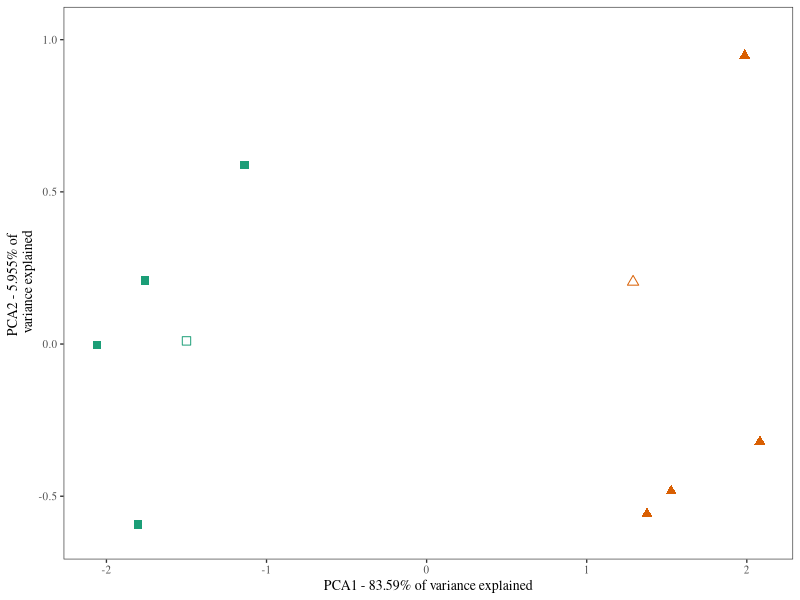

Source code (R):
# LIBRARY IMPORTS
library(ggplot2)
library(Hmisc)
library(plyr)

# DATA HANDLING
cat <- read.csv("../results/CategoryStructure.csv", head=TRUE)
cat$category <- factor(cat$category)
cat$cat_phase <- factor(paste(cat$phase,cat$category))

# COMPUTE PCA
cat.pca <- prcomp(cat[,3:12], retx=T)
# Replace previous values with PCA values
cat[,3:12] <- cat.pca$x

# PLOT
cat.plot <- ggplot(data=cat, aes(x=dim0, y=dim1, colour=category, shape=cat_phase)) +
  xlab("PCA1 - 83.59% of variance explained") +
  ylab("PCA2 - 5.955% of \n variance explained") +
  coord_cartesian(ylim = c(-.625,1.025)) +
  theme_bw(base_size = 10, base_family = "serif") +
  theme(panel.grid.minor=element_blank(),
        panel.grid.major=element_blank()) +
  scale_colour_brewer(palette="Dark2", guide=F) +
  scale_shape_manual(values=c(0,2,15,17), guide=F) +
  geom_point(size=2.5)
ggsave("../results/CategoryStructure.tiff", plot=cat.plot,
       width=3.5, height=1.5, dpi = 600)
